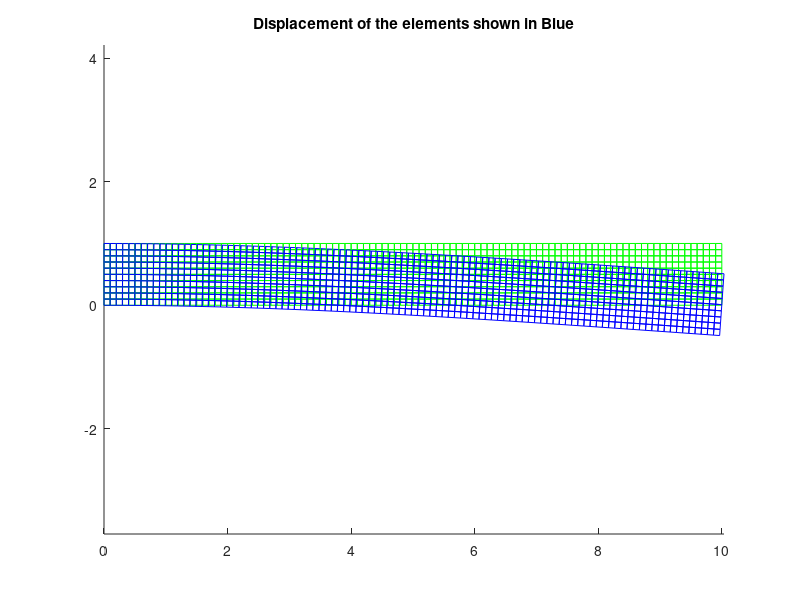

MATLAB code for this plot:
% FEA
% Anthony G and Marus Yonder
% 
% Take home exam
% Problem #1 and 2

% clear; clc;  close all
problem = 1
;
a = 4; % in
d = 7.5; % in
L = 10; % in
t = 0.1; % in 
h = 1; % in

FappliedLoad = 0.25; % lb. 

% When plotting the diplaced elements, exaggerate the displacements by
% this scale
multiplierScale = 1000;

% Assume AISI 1020 Steel
% Material properties are from Solidworks material repository
E = 29007547; % psi,  Young's mod
v = 0.29; % Piossons ratio
% G = E/(2*(1+v));

% The density of the steel is given in the problem
density = 0.28; % lb/in^3

% Handle the problem 1 mapping between nodes and elements and node
% locations
if(problem ==1)
    % ==========================================================
    % ----------------------------------------------------------
    % Problem 1
    % ----------------------------------------------------------
    % ==========================================================
    
    
    nelx = 100; % Number of elements in the x direction
    nely = 10; % Number of elements in the y direction

  
    nn = (nelx+1)*(nely+1); % number of nodes
    ne = nelx*nely; % number of elements
    
    % ------------------------------------
    % -- Make a mapping between elements and global matrixes
    % ------------------------------------

    % IEN holds the node numbers for each element. 
    % Each row is a new element
    % The first column is element 1's global node number
    % Second column is elemnt 2's global node number
    %  and ....
    % 
    % Element nodes are as follows
    %
    %  4 ---- 3
    %  |      |
    %  |      |
    %  1 ---- 2
    %
    %
    % Let the x direction be the first dof and y direction the second
    %  
    %   y = 2
    %   /\
    %   |
    %   |
    %   *----> x = 1
    %
    %
    %
    % ---------------------------------------------
    % Global matrix nodes are as follows
    % row = nelx+1
    % col = nely+1
    %
    % col*row+1-col*row+2-col*row+3-col*row+4...col*row+row-1-col*row+row
    % .            .         .         .             .            .
    % .            .         .         .             .            .
    % .            .         .         .             .            .
    % |            |         |         |             |            |
    % 2*row+1 - 2*row+2 - 2*row+3 - 2*row+4 ... 2*row+row-1 - 2*row+row
    % |            |         |         |             |            |
    % 1*row+1 - 1*row+2 - 1*row+3 - 1*row+4 ... 1*row+row-1 - 1*row+row
    % |            |         |         |             |            |
    % 0*row+1 - 0*row+2 - 0*row+3 - 0*row+4 ... 0*row+row-1 - 0*row+row


    count = 1;
    numNodesInRow = nelx+1;
    numNodesInColumn = nely+1;
    IEN = zeros(nn,4); % Index of element nodes (IEN)
    % Each row, so nely # of row
    for i = 1:nely
         rowMultiplier = i-1;
        % Each column, so nelx # of row
        for j= 1:nelx        
            IEN(count,:)=[rowMultiplier*numNodesInRow+j, ...
                          rowMultiplier*numNodesInRow+j+1, ...
                          (rowMultiplier +1)*numNodesInRow+j+1, ...
                           (rowMultiplier +1)*numNodesInRow+j];
            count = count+1;
        end
    end

    % Find and store the global positions of each node
    % Each element rectangle. The aspect ratio is determined by the 
    % number off elements in the X and Y directions and the height and width of
    % the beam
    %
    % Store both the X and Y positions
    globalPosition = zeros(nn,2);
    count = 1;
    for i = 1:numNodesInColumn  % y
        for j= 1:numNodesInRow % x
            xloc = (j-1)*L/(numNodesInRow-1);
            yloc = (i-1)*h/(numNodesInColumn-1);

            globalPosition(count,:) = [xloc yloc];
            count = count+1; 
        end
    end 
else
    %% 
    
    % ==========================================================
    % ----------------------------------------------------------
    % Problem 2
    % ----------------------------------------------------------
    % ==========================================================
    refineMesh = 0; % set equal to 1 for a more detailed mesh
  
    % Get the node to element mapping from the Abaqus file
    IEN = readElementCordinateMap(refineMesh) ;      
    
    % Get the node locations from the Abaqus file
    globalPosition = readNodeCordinates(refineMesh) ;     
    
     nn = size(globalPosition,1);
     ne = size(IEN,1);
end
   
% ---------------------------------------------
% Initialize the global force, k, and B_stored matrixes
%
% ---------------------------------------------
ndof = nn*2; % Number of degrees of freedome. 2 per node. 
F2 = zeros(ndof,1);
K = zeros(ndof,ndof);
 
% ---------------------------------------------
% Find the essential boundary conditions
%
% Find the top right node and apply the point force
% ---------------------------------------------
%
% Search for the nodes on the far left to set as essential boundary
% conditions

u0 = 0; % value at essential boundaries


for i = 1:nn
    % get the xy locations as a row
    xy = globalPosition(i,:);
    xLoc = xy(1); yLoc = xy(2);
    
    if( xLoc ==0)
        % exists returns 1 if Essential2 is a varriable
        temp = exist('Essential2', 'var');
        
        if(temp==1)
             Essential2 = [Essential2 2*i 2*i-1]; %#ok<AGROW>
        else
            Essential2 =[2*i-1 2*i];
        end
    end
    
    % if in the top right corner, add the point force
    if(yLoc == 1 && xLoc == 10)
         F2(i*2) = -FappliedLoad;
    end
        
end
Essential2 = unique(Essential2);
% ---------------------------------------------
% Generate the Free dof matrix
% ---------------------------------------------
alldofs     = 1:ndof;
Free    = setdiff(alldofs,Essential2);
    

% ---------------------------------------------
%     Generate the local k and f matrixes
%     Add them to the global matrix
% ---------------------------------------------

% plane stress
% Define D outside the loop
  D = [ 1 v 0;
      v 1 0;
      0 0 1/2*(1-v)]*E/(1-v^2);
  
% % loop over the elements
for e = 1:ne         
      % loop over local node numbers to get their node global node numbers
      coord = zeros(4,2);
      for j = 1:4
          % Get the node number
          nodeNumber = IEN(e,j);
           % get the global X,Y position of each node and put in array
           coord(j,:) = globalPosition(nodeNumber,:);
      end
      
      % ----------------------
      % Calculate the element stiffness matrix
      % each time. 
      % ----------------------
      etaRow(1,:) = [1/sqrt(3) 1/sqrt(3) -1/sqrt(3) -1/sqrt(3)];
      zetaRow(1,:) = [1/sqrt(3) -1/sqrt(3) -1/sqrt(3) 1/sqrt(3)];
      weight = [ 1 1 1 1];
      
      ke = zeros(8,8);
          
      % Loop over the guass points
      for gu = 1:4
          eta = etaRow(gu);
          Zeta = zetaRow(gu);
          wght = weight(gu);
          
          % page 9 of solutions for hw 8 as a reference
          % B_hat (Derivative of N1 with respect to zeta and eta)
          B_hat = 1/4*[-(1-eta) (1-eta) (1+eta) -(1+eta);
                       -(1-Zeta) -(1+Zeta) (1+Zeta) (1-Zeta)];
          
          % Calculate the Jacobian
          J=B_hat*coord;
          
          % Calculate the determinate
          J_det = det(J);        
          % J_inverse = inv(J);         
          
          % Form the B matrix          
          % B_2by4 = J_inverse*B_hat;
          B_2by4_v2 = J\B_hat;

         % Form B, which is an 3 by 8
         B = zeros(3,8);
         B(1,[1,3,5,7]) = B_2by4_v2(1,1:4);
         B(2,[2,4,6,8]) = B_2by4_v2(2,1:4);

         B(3,[1,3,5,7]) = B_2by4_v2(2,1:4);
         B(3,[2,4,6,8]) = B_2by4_v2(1,1:4);   
          
         tempK = transpose(B)*D*B*J_det*wght;          
         ke = ke + tempK; 
      end  
      
      % Calculate the body force term
      % 1. Find the area of the element
      % - evalute the jacobian at zeta = eta = 0, 
      % - then det(J)*4 = Area
      % 2. Find the total force on the element by extruding the area and
      % multiplying by the density
      % 3. Equally apply the load to each node in the negative Y dof
      
       % B_hat (Derivative of N1 with respect to zeta and eta)
       Zeta = 0; eta = 0;
       B_hat = 1/4*[-(1-eta) (1-eta) (1+eta) -(1+eta);
                       -(1-Zeta) -(1+Zeta) (1+Zeta) (1-Zeta)];
          
       % Calculate the Jacobian
       J=B_hat*coord;
        
       % Calculate the Area as determinate(Jacobian)*4
       area =  det(J)*4;
       volume = area*t; % t is the thickness
       bodyForce = volume*density;
       
       
       f_element = zeros(8,1);
       f_element(2:2:8,1) = -bodyForce/4;
      
     
     % Insert the element stiffness matrix into the global.    
     nodes1 = IEN(e,:);
     xDOF = nodes1*2-1;
     yDOF = nodes1*2;
    
     % I cannot use the union, or else the order get messed up. The order
     % is important. Same in the actual topology code when you are
     % calculating the objectiv
      dofNumbers = [xDOF(1) yDOF(1) xDOF(2) yDOF(2) xDOF(3) yDOF(3) xDOF(4) yDOF(4)];
      
      % multiply t*ke and add to global matrix. t = thickness or t_z
      K(dofNumbers,dofNumbers) = K(dofNumbers,dofNumbers) + t*ke;
      F2(dofNumbers,1) = F2(dofNumbers,1) +f_element;        
end
  
K_ff = K(Free,Free);
% K_fe = K(Free,Essential2);
F_f = F2(Free);
  
U(Free) = K_ff \ F_f;
U(Essential2) = u0;  

stress_stored = zeros(ne,3);

XYStressLocationsStored = zeros(ne,1);
vonM_stored = zeros(ne,1);

elemcenterLocations = zeros(ne,2);

% loop over the elements
 %subplot(2,2,1)
 for e = 1:ne
    arrayCoordNumber = zeros(1,4);
     xsum = 0;
     ysum = 0;
     % loop over local node numbers to get their node global node numbers
     local_u = zeros(4,1);
     for j = 1:4
         % Get the node number
         nodeNumber = IEN(e,j);
         arrayCoordNumber(j) = nodeNumber;
          % get the global X,Y position of each node and put in array
          coord(j,:) = globalPosition(nodeNumber,:);
          local_u(j,:) = U(nodeNumber);
          xsum = xsum+coord(j,1);
          ysum = ysum+coord(j,2);
     end
     
     elemcenterLocations(e,:) = [xsum/4 ysum/4];     
         
     % see version 3 of notes page 13 Also, see version 5 of the notes page
     % 27
     % Calculate stress and strains in the center of each elements
     eta = 0; Zeta = 0; % We are at the center, so both are zero

     % B_hat (Derivative of N1 with respect to zeta and eta)
      B_hat = 1/4*[-(1-eta) (1-eta) (1+eta) -(1+eta);
                   -(1-Zeta) -(1+Zeta) (1+Zeta) (1-Zeta)];

      % Calculate the Jacobian
      J=B_hat*coord;     

      % Form the B matrix          
      %B_2by4 = J_inverse*B_hat;
      B_2by4_v2 = J\B_hat;

     % Form B, which is an 3 by 8
      B = zeros(3,8);
      B(1,[1,3,5,7]) = B_2by4_v2(1,1:4);
      B(2,[2,4,6,8]) = B_2by4_v2(2,1:4);

      B(3,[1,3,5,7]) = B_2by4_v2(2,1:4);
      B(3,[2,4,6,8]) = B_2by4_v2(1,1:4);
     
     % Get the node numbers, and then the dofs
     nodes1 = IEN(e,:);
     xDOF = nodes1*2-1;
     yDOF = nodes1*2;
     dofNumbers = [xDOF(1) yDOF(1) xDOF(2) yDOF(2) xDOF(3) yDOF(3) xDOF(4) yDOF(4)];
     
     d_local = U(dofNumbers);
     
     % Strain is B*d, NOTE: d is transposed
     strain = B*d_local';    
     stress = D*strain;
     
     % Store the transpose, to make things work nice. 
     stress_stored(e,:) = stress';
     
     %avg = (stress(1)+stress(2))/2;
     %R = ((stress(1)-avg)^2+stress(3)^2)^(1/2);
     %p1  = avg+R;
     %p2 = avg-R;
     
     
     vonM = sqrt(stress(1)^2  +   stress(2)^2 -  stress(1)*stress(2)  +   3*(stress(3))^2);
     % vonM2 = sqrt(p1^2-p1*p2+p2^2);
     
     % note: vonM and vonM2 should be the same. 
     vonM_stored(e) = vonM;    
     
    % ---------------------------------------
    % plot the element outline and the displacments
    % ---------------------------------------
     hold on
     coordD = zeros(5,1);   
     for temp = 1:4
        coordD(temp,1) =  coord(temp,1) + multiplierScale*U(2*arrayCoordNumber(temp)-1); % X value
        coordD(temp,2) =  coord(temp,2) + multiplierScale*U(2*arrayCoordNumber(temp)); % Y value
     end    
     
     coord2 = coord;
     coordD(5,:) = coordD(1,:) ;
     coord2(5,:) = coord2(1,:); 
     plot(coord2(:,1),coord2(:,2),'-g');  
     plot(coordD(:,1),coordD(:,2), '-b');   
     
end
axis equal
tti= strcat('Displacement of the elements shown in Blue');
title(tti);
hold off 

if(1==0)

    x = elemcenterLocations(:,1)';
    y = elemcenterLocations(:,2)';
    z = vonM_stored'; 

    figure(2)
    scatter(x,y,[],z)
    xlim([0,L])
    ylim([0,h])
    axis equal

    figure(3)
    % http://www.mathworks.com/matlabcentral/fileexchange/38858-contour-plot-for-scattered-data
    tri=delaunay(x,y);           % triangulate scattered data
    vonMax = max(vonM_stored);
    step = floor(vonMax/30);
     v=0:step:vonMax; % contour levels
    [C,h]=tricontour(tri,x,y,z,v);
    %clabel(C,h)
    xlim([0,L])
    %ylim([0,h])
    axis equal

    % ------------------------------------------------------------------------
    % -----------------Final calculations ------------------------------------
    % ------------------------------------------------------------------------
    % ----------------------------------------
    disp('Max Von Mises Stress is')
    max(vonM_stored)

    if(problem ==1)  

        % Displacement at L
        disp('Displacement at L')
        U(2*nely), U(2*(nelx+1))

        % ----------------------------------------
        % Displacement at d
        % ----------------------------------------
        %
        % Solve for j
        % d = (j-1)*L/(nelx);
        %
        % d*nelx/L+1 = j

        j =  d*nelx/L+1 ;
        left = floor(j);
        right = ceil(j);

        averageXDisplacement = (U(left*2-1)+U(right*2-1))/2;
        averageYDisplacement = (U(left*2)+U(right*2))/2;

        disp('Displacement at d is , (x,y)');
        [averageXDisplacement, averageYDisplacement] %#ok<NOPTS>

        % ----------------------------------------
        % Displacement at a
        % ----------------------------------------

        % Solve for a instead of d
        j =  a*nelx/L+1 ;
        left = floor(j);
        right = ceil(j);

        averageXDisplacement = (U(left*2-1)+U(right*2-1))/2;
        averageYDisplacement = (U(left*2)+U(right*2))/2;

        disp('Displacement at a is , (x,y)');
        [averageXDisplacement averageYDisplacement] %#ok<NOPTS>

    else

        % ------------------------------------------------------
        % Problem 2
        %
        % The A node calculation doesn't work for the mesh refinement, it is
        % hard coded becasue I was having problems. 
        % ------------------------------------------------------
        Lnode = 0;
        Anode = 9;
        Dnode = 0;
        for i = 1:nn
            % get the xy locations as a row
            xy = globalPosition(i,:);
            xLoc = xy(1); yLoc = xy(2);

            % Find L
            if( yLoc  == 0 && xLoc ==L )
                Lnode = i;
            end

            % Find d
         if( yLoc  == 0 && xLoc ==d )
            Dnode = i;
         end

             % Find a, inside the notch
            if( yLoc  == 0.1670 && xLoc ==4 )
                Anode = i;
            end
        end

        % Displacement at L
        disp('Displacement at L')
        [U(2*Lnode-1) U(2*(Lnode))]  %#ok<NOPTS>

        % ----------------------------------------
        % Displacement at d
        % ----------------------------------------

        disp('Displacement at d is , (x,y)');
         [U(2*Dnode-1) U(2*Dnode)]  %#ok<NOPTS>

        % ----------------------------------------
        % Displacement at a
        % ----------------------------------------

          disp('Displacement at a is , (x,y)');
        [U(2*Anode-1) U(2*Anode)]  %#ok<NOPTS>
    end
end